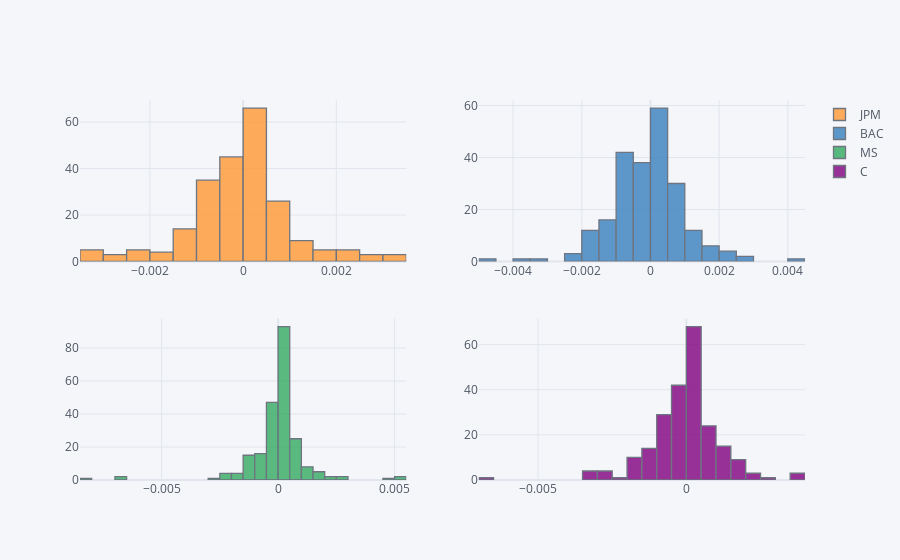

The cell this chart's notebook holds for it:
### Markdown cell above
The frequeny distributions, i.e. the **histograms**, of the log returns per `RIC`.

### Code cell
rets.iplot(kind='histogram', subplots=True)

### Figure 1 — Plotly figure (JSON) as saved in the notebook; plotly's stock layout.template omitted (floating-point values rounded to 4 significant figures; data arrays with more than 128 entries replaced by an {"elided": "..."} marker saying what was removed)
{"data": [{"histfunc": "count", "histnorm": "", "marker": {"color": "rgba(255, 153, 51, 1.0)", "line": {"color": "#4D5663", "width": 1.3}}, "name": "JPM", "opacity": 0.8, "orientation": "v", "type": "histogram", "x": {"elided": "228 float values"}, "xaxis": "x", "yaxis": "y"}, {"histfunc": "count", "histnorm": "", "marker": {"color": "rgba(55, 128, 191, 1.0)", "line": {"color": "#4D5663", "width": 1.3}}, "name": "BAC", "opacity": 0.8, "orientation": "v", "type": "histogram", "x": {"elided": "228 float values"}, "xaxis": "x2", "yaxis": "y2"}, {"histfunc": "count", "histnorm": "", "marker": {"color": "rgba(50, 171, 96, 1.0)", "line": {"color": "#4D5663", "width": 1.3}}, "name": "MS", "opacity": 0.8, "orientation": "v", "type": "histogram", "x": {"elided": "228 float values"}, "xaxis": "x3", "yaxis": "y3"}, {"histfunc": "count", "histnorm": "", "marker": {"color": "rgba(128, 0, 128, 1.0)", "line": {"color": "#4D5663", "width": 1.3}}, "name": "C", "opacity": 0.8, "orientation": "v", "type": "histogram", "x": {"elided": "228 float values"}, "xaxis": "x4", "yaxis": "y4"}], "layout": {"barmode": "overlay", "legend": {"bgcolor": "#F5F6F9", "font": {"color": "#4D5663"}}, "paper_bgcolor": "#F5F6F9", "plot_bgcolor": "#F5F6F9", "title": {"font": {"color": "#4D5663"}}, "xaxis": {"anchor": "y", "domain": [0, 0.45], "gridcolor": "#E1E5ED", "showgrid": true, "tickfont": {"color": "#4D5663"}, "title": {"font": {"color": "#4D5663"}, "text": ""}, "zerolinecolor": "#E1E5ED"}, "xaxis2": {"anchor": "y2", "domain": [0.55, 1], "gridcolor": "#E1E5ED", "showgrid": true, "tickfont": {"color": "#4D5663"}, "title": {"font": {"color": "#4D5663"}, "text": ""}, "zerolinecolor": "#E1E5ED"}, "xaxis3": {"anchor": "y3", "domain": [0, 0.45], "gridcolor": "#E1E5ED", "showgrid": true, "tickfont": {"color": "#4D5663"}, "title": {"font": {"color": "#4D5663"}, "text": ""}, "zerolinecolor": "#E1E5ED"}, "xaxis4": {"anchor": "y4", "domain": [0.55, 1], "gridcolor": "#E1E5ED", "showgrid": true, "tickfont": {"color": "#4D5663"}, "title": {"font": {"color": "#4D5663"}, "text": ""}, "zerolinecolor": "#E1E5ED"}, "yaxis": {"anchor": "x", "domain": [0.575, 1], "gridcolor": "#E1E5ED", "showgrid": true, "tickfont": {"color": "#4D5663"}, "title": {"font": {"color": "#4D5663"}, "text": ""}, "zerolinecolor": "#E1E5ED"}, "yaxis2": {"anchor": "x2", "domain": [0.575, 1], "gridcolor": "#E1E5ED", "showgrid": true, "tickfont": {"color": "#4D5663"}, "title": {"font": {"color": "#4D5663"}, "text": ""}, "zerolinecolor": "#E1E5ED"}, "yaxis3": {"anchor": "x3", "domain": [0, 0.425], "gridcolor": "#E1E5ED", "showgrid": true, "tickfont": {"color": "#4D5663"}, "title": {"font": {"color": "#4D5663"}, "text": ""}, "zerolinecolor": "#E1E5ED"}, "yaxis4": {"anchor": "x4", "domain": [0, 0.425], "gridcolor": "#E1E5ED", "showgrid": true, "tickfont": {"color": "#4D5663"}, "title": {"font": {"color": "#4D5663"}, "text": ""}, "zerolinecolor": "#E1E5ED"}}}
